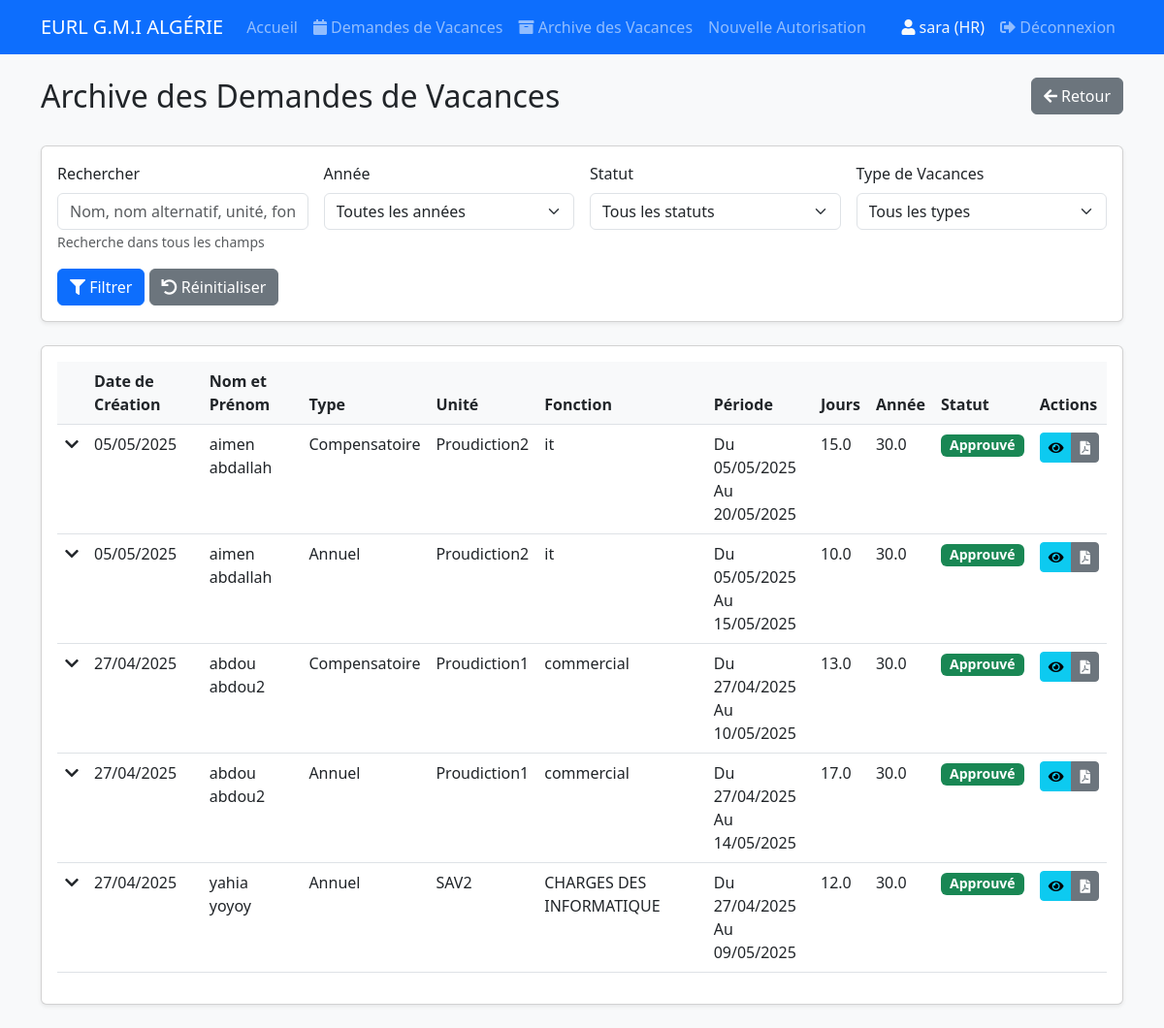
Page /vacances/archive (signed in) on the committed database.
### app/models/user.py (models this page shows, shortened)
class User(UserMixin, db.Model):
    id = db.Column(db.Integer, primary_key=True)
    username = db.Column(db.String(80), unique=True, nullable=False)
    password_hash = db.Column(db.String(128))
    role = db.Column(db.String(20), nullable=False)  # 'HR' ou 'DG'

### app/models/vacances.py (models this page shows, shortened)
class DemandeVacances(db.Model):
    __tablename__ = 'demande_vacances'
    id = db.Column(db.Integer, primary_key=True)
    unite = db.Column(db.String(100), nullable=False)
    type_vacances = db.Column(db.String(50), nullable=False)  # Annuel ou compensatoire
    nom_prenom = db.Column(db.String(100), nullable=False)
    emploi = db.Column(db.String(100), nullable=False)
    interet = db.Column(db.String(200))
    nombre_jours = db.Column(db.Float, nullable=False)
    date_sortie = db.Column(db.Date, nullable=False)
    date_entree = db.Column(db.Date, nullable=False)
    lieu_residence = db.Column(db.String(200), nullable=False)
    signature_employe = db.Column(db.Boolean, default=False)
    nom_alternatif = db.Column(db.String(100))
    avis_interet_direct = db.Column(db.String(500))
    avis_directeur_general = db.Column(db.String(50))
    signature_dg = db.Column(db.Boolean, default=False)
    signature_data = db.Column(db.Text)  # To store the base64 signature image
    residuel = db.Column(db.Float, nullable=False, default=0)
    residuel_clarification = db.Column(db.String(200))
    annee_en_cours = db.Column(db.Float, nullable=False, default=0)
    annee_exercice = db.Column(db.Integer)
    total = db.Column(db.Float, nullable=False, default=0)
    date_creation = db.Column(db.DateTime, nullable=False, default=datetime.utcnow)
    statut = db.Column(db.String(20), nullable=False, default='En attente')  # En attente, Approuvé, Refusé
    createur = db.Column(db.String(50), nullable=False)

### app/routes/vacances.py (the view, shortened to what this page needs)
@bp.route('/vacances/archive')
@login_required
def archive_vacances():
    year = request.args.get('year', type=int)
    status = request.args.get('status')
    type_vacances = request.args.get('type')
    search = request.args.get('search', '').strip()
    query = DemandeVacances.query
    if status:
        query = query.filter(DemandeVacances.statut == status)
    if type_vacances:
        query = query.filter(DemandeVacances.type_vacances == type_vacances)
    demandes = query.order_by(DemandeVacances.date_creation.desc()).all()
    years_exercice = db.session.query(
        db.distinct(DemandeVacances.annee_exercice)
    ).filter(
        db.and_(
            DemandeVacances.annee_exercice.isnot(None),
            DemandeVacances.annee_exercice != ''  # Exclude empty strings
        )
    ).all()
    years_en_cours = db.session.query(
        db.distinct(DemandeVacances.annee_en_cours)
    ).filter(
        db.and_(
            DemandeVacances.annee_en_cours.isnot(None),
            DemandeVacances.annee_en_cours != 0  # Exclude zero values
        )
    ).all()
    all_years = []
    for y in years_en_cours:
        if y[0] is not None:  # Check if value exists
            try:
                year_val = int(float(y[0]))
                if year_val > 0:  # Only add positive years
                    all_years.append(year_val)
            except (ValueError, TypeError):
                continue  # Skip invalid values
    years = sorted(list(set(all_years)), reverse=True)
    types = db.session.query(
        db.distinct(DemandeVacances.type_vacances)
    ).filter(DemandeVacances.type_vacances.isnot(None)).all()
    types = [t[0] for t in types if t[0] is not None and t[0].strip()]
    return render_template('vacances/archive.html',
                         demandes=demandes,
                         years=years,
                         types=types,
                         current_year=year,
                         current_status=status,
                         current_type=type_vacances,
                         current_search=search)

### app/templates/vacances/archive.html (shortened to what this page needs)
{% extends "base.html" %}
{% block content %}
<div class="row mb-4">
  <div class="col-md-8">
    <h2>Archive des Demandes de Vacances</h2>
  </div>
  <div class="col-md-4 text-end">
    <a href="{{ url_for('vacances.liste_vacances') }}" class="btn btn-secondary">
      <i class="fas fa-arrow-left"></i> Retour
    </a>
  </div>
</div>
<div class="card mb-4">
  <div class="card-body">
    <form method="GET" class="row g-3">
      <div class="col-md-3">
        <label for="search" class="form-label">Rechercher</label>
        <input type="text" class="form-control" id="search" name="search"
               value="{{ current_search }}"
               placeholder="Nom, nom alternatif, unité, fonction, intérêt...">
        <small class="form-text text-muted">Recherche dans tous les champs</small>
      </div>
      <div class="col-md-3">
        <label for="year" class="form-label">Année</label>
        <select class="form-select" id="year" name="year">
          <option value="">Toutes les années</option>
        </select>
      </div>
      <div class="col-md-3">
        <label for="status" class="form-label">Statut</label>
        <select class="form-select" id="status" name="status">
          <option value="">Tous les statuts</option>
        </select>
      </div>
      <div class="col-md-3">
        <label for="type" class="form-label">Type de Vacances</label>
        <select class="form-select" id="type" name="type">
          <option value="">Tous les types</option>
        </select>
      </div>
      <div class="col-12">
        <button type="submit" class="btn btn-primary">
          <i class="fas fa-filter"></i> Filtrer
        </button>
        <a href="{{ url_for('vacances.archive_vacances') }}" class="btn btn-secondary">
          <i class="fas fa-undo"></i> Réinitialiser
        </a>
      </div>
    </form>
  </div>
</div>
<div class="card">
  <div class="card-body">
    <div class="table-responsive">
      <table class="table table-hover">
        <thead>
          <tr>
            <th></th>
            <th>Date de Création</th>
            <th>Nom et Prénom</th>
            <th>Type</th>
            <th>Unité</th>
            <th>Fonction</th>
            <th>Période</th>
            <th>Jours</th>
            <th>Année</th>
            <th>Statut</th>
            <th>Actions</th>
          </tr>
        </thead>
        <tbody>
          {% for demande in demandes %}
          <tr class="main-row" data-bs-toggle="collapse" data-bs-target="#details-{{ demande.id }}" style="cursor: pointer;">
            <td><i class="fas fa-chevron-down"></i></td>
            <td>{{ demande.date_creation.strftime('%d/%m/%Y') }}</td>
            <td>{{ demande.nom_prenom }}</td>
            <td>{{ demande.type_vacances }}</td>
            <td>{{ demande.unite }}</td>
            <td>{{ demande.emploi }}</td>
            <td>
              Du {{ demande.date_sortie.strftime('%d/%m/%Y') }}<br>
              Au {{ demande.date_entree.strftime('%d/%m/%Y') }}
            </td>
            <td>{{ demande.nombre_jours }}</td>
            <td>
              {% if demande.annee_exercice %}
                {{ demande.annee_exercice }}
              {% else %}
                {{ demande.annee_en_cours }}
              {% endif %}
            </td>
            <td>
              <span class="badge bg-{{ 'success' if demande.statut == 'Approuvé'
                                     else 'danger' if demande.statut == 'Refusé'
                                     else 'warning' }}">
                {{ demande.statut }}
              </span>
            </td>
            <td>
              <div class="btn-group">
                <a href="{{ url_for('vacances.voir_demande', id=demande.id) }}"
                   class="btn btn-sm btn-info" title="Voir">
                  <i class="fas fa-eye"></i>
                </a>
                <a href="{{ url_for('vacances.telecharger_pdf', id=demande.id) }}"
                   class="btn btn-sm btn-secondary" title="Télécharger PDF">
                  <i class="fas fa-file-pdf"></i>
                </a>
              </div>
            </td>
          </tr>
          {% else %}
          <tr>
            <td colspan="11" class="text-center">Aucune demande trouvée</td>
          </tr>
          {% endfor %}
        </tbody>
      </table>
    </div>
  </div>
</div>
{% endblock %}

### app/templates/base.html (shortened to what this page needs)
<!DOCTYPE html>
<html lang="fr">
  <head>
    <link
      href="https://cdn.jsdelivr.net/npm/bootstrap@5.3.0/dist/css/bootstrap.min.css"
      rel="stylesheet"
    />
    <link
      rel="stylesheet"
      href="{{ url_for('static', filename='css/style.css') }}"
    />
    <link
      href="https://cdnjs.cloudflare.com/ajax/libs/font-awesome/5.15.4/css/all.min.css"
      rel="stylesheet"
    />
  </head>
  <body>
    <nav class="navbar navbar-expand-lg navbar-dark bg-primary mb-4">
      <div class="container">
        <a class="navbar-brand" href="{{ url_for('main.index') }}"
          >EURL G.M.I ALGÉRIE</a
        >
        <div class="collapse navbar-collapse" id="navbarNav">
          <ul class="navbar-nav me-auto">
            <li class="nav-item">
              <a class="nav-link" href="{{ url_for('main.index') }}">Accueil</a>
            </li>
            {% if current_user.is_authenticated %}
            <li class="nav-item">
              <a
                class="nav-link"
                href="{{ url_for('vacances.liste_vacances') }}"
              >
                <i class="fas fa-calendar"></i> Demandes de Vacances
              </a>
            </li>
            <li class="nav-item">
              <a
                class="nav-link"
                href="{{ url_for('vacances.archive_vacances') }}"
              >
                <i class="fas fa-archive"></i> Archive des Vacances
              </a>
            </li>
            {% if current_user.role == 'HR' %}
            <li class="nav-item">
              <a
                class="nav-link"
                href="{{ url_for('main.nouvelle_autorisation') }}"
                >Nouvelle Autorisation</a
              >
            </li>
            {% endif %} {% endif %}
          </ul>
          {% if current_user.is_authenticated %}
          <div class="navbar-nav ms-auto">
            <span class="nav-item nav-link text-light"
              ><i class="fas fa-user"></i> {{ current_user.username }} ({{
              current_user.role }})</span
            >
            <a class="nav-item nav-link" href="{{ url_for('auth.logout') }}"
              ><i class="fas fa-sign-out-alt"></i> Déconnexion</a
            >
          </div>
          {% endif %}
        </div>
      </div>
    </nav>
    <div class="container">
       {% block content %}{% endblock %}
    </div>
  </body>
</html>

### app/static/css/style.css (style rules this page uses)
body { background-color: #f8f9fa; }
.card { box-shadow: 0 0.125rem 0.25rem rgba(0, 0, 0, 0.075); margin-bottom: 1.5rem; }
.table th { background-color: #f8f9fa; font-weight: 600; }
.form-label { font-weight: 500; }
.badge { font-size: 0.875rem; padding: 0.35em 0.65em; }
.btn-sm { padding: 0.25rem 0.5rem; font-size: 0.875rem; }

### rows in the picture
User: username "sara", role "HR"
DemandeVacances: date_creation "05/05/2025", nom_prenom "aimen abdallah", type_vacances "Compensatoire", unite "Proudiction2", emploi "it", date_sortie "05/05/2025", date_entree "20/05/2025", nombre_jours "15.0", annee_en_cours "30.0", statut "Approuvé"
DemandeVacances: date_creation "05/05/2025", nom_prenom "aimen abdallah", type_vacances "Annuel", unite "Proudiction2", emploi "it", date_sortie "05/05/2025", date_entree "15/05/2025", nombre_jours "10.0", annee_en_cours "30.0", statut "Approuvé"
DemandeVacances: date_creation "27/04/2025", nom_prenom "abdou abdou2", type_vacances "Compensatoire", unite "Proudiction1", emploi "commercial", date_sortie "27/04/2025", date_entree "10/05/2025", nombre_jours "13.0", annee_en_cours "30.0", statut "Approuvé"
DemandeVacances: date_creation "27/04/2025", nom_prenom "abdou abdou2", type_vacances "Annuel", unite "Proudiction1", emploi "commercial", date_sortie "27/04/2025", date_entree "14/05/2025", nombre_jours "17.0", annee_en_cours "30.0", statut "Approuvé"
DemandeVacances: date_creation "27/04/2025", nom_prenom "yahia yoyoy", type_vacances "Annuel", unite "SAV2", emploi "CHARGES DES INFORMATIQUE", date_sortie "27/04/2025", date_entree "09/05/2025", nombre_jours "12.0", annee_en_cours "30.0", statut "Approuvé"
